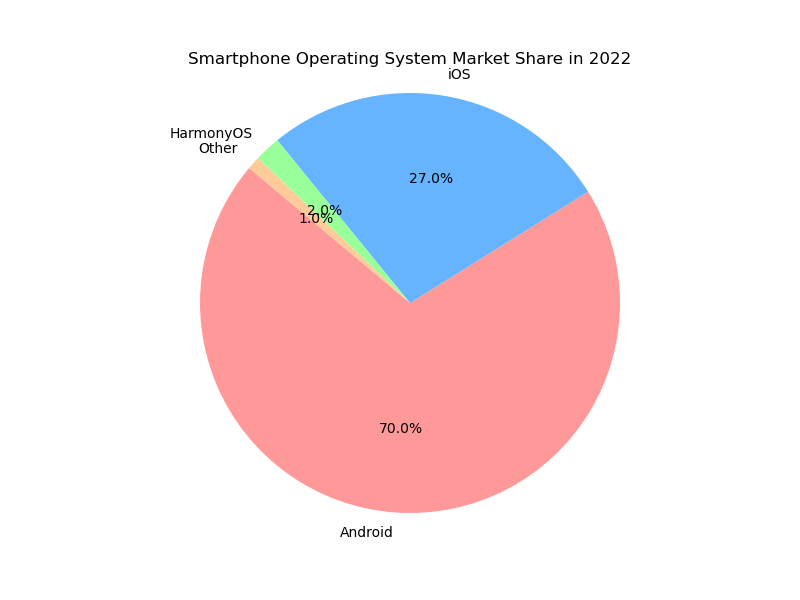

Python code for this plot:

import matplotlib.pyplot as plt

# Data
operating_systems = ['Android', 'iOS', 'HarmonyOS', 'Other']
market_share = [70, 27, 2, 1]
colors = ['#ff9999', '#66b3ff', '#99ff99', '#ffcc99']

# Plotting the pie chart
fig, ax = plt.subplots(figsize=(8, 6))  # Change width and height
ax.pie(market_share, labels=operating_systems, autopct='%1.1f%%', startangle=140, colors=colors)
ax.axis('equal')  # Equal aspect ratio ensures that pie is drawn as a circle.

# Setting the title
plt.title("Smartphone Operating System Market Share in 2022")

# Display the chart
plt.show()
